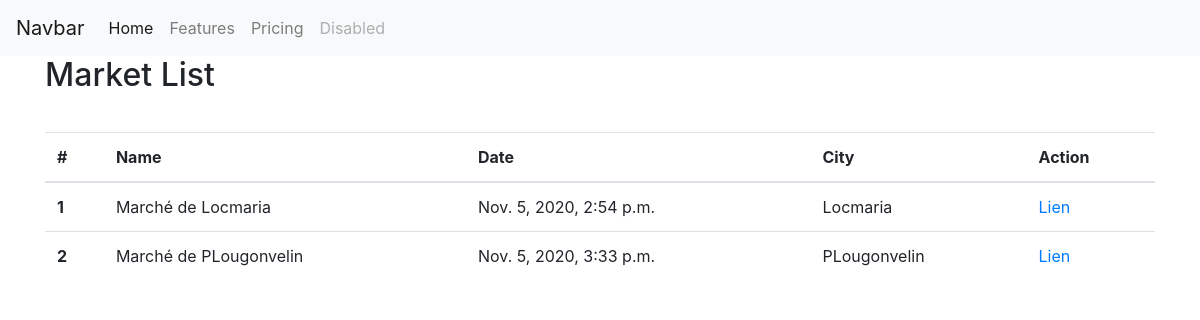
/market/, run on the app's committed database.
### stock/models.py (models this page shows, shortened)
class Market(models.Model):
    name = models.CharField(max_length=200)
    city = models.CharField(max_length=200)
    date = models.DateTimeField()
    stock = models.ManyToManyField(Stock)

### stock/views.py (the view)
# urls.py: path('market/', MarketListView.as_view(),name="market_list"),
class MarketListView(ListView):
    model = Market

### templates/stock/market_list.html
{% extends 'base.html' %}
{% block content %}
    <h2>Market List</h2>
    <div style="padding-top: 30px">
    <table class="table">
      <thead>
        <tr>
          <th scope="col">#</th>
          <th scope="col">Name</th>
          <th scope="col">Date</th>
          <th scope="col">City</th>
          <th scope="col">Action</th>
        </tr>
      </thead>
      <tbody>
        {% for object in object_list %}
        <tr>
          <th scope="row">{{object.id}}</th>
          <td>{{object.name}}</td>
          <td>{{object.date}}</td>
          <td>{{object.city}}</td>
          <td><a href="{% url 'bucket_create' pk=object.pk  %}">Lien</a></td>
        </tr>
        {% endfor %}
      </tbody>
    </table>
    </div>
    {% endblock %}

### data on the page
Market: id "1", name "Marché de Locmaria", date "Nov. 5, 2020, 2:54 p.m.", city "Locmaria"
Market: id "2", name "Marché de PLougonvelin", date "Nov. 5, 2020, 3:33 p.m.", city "PLougonvelin"
